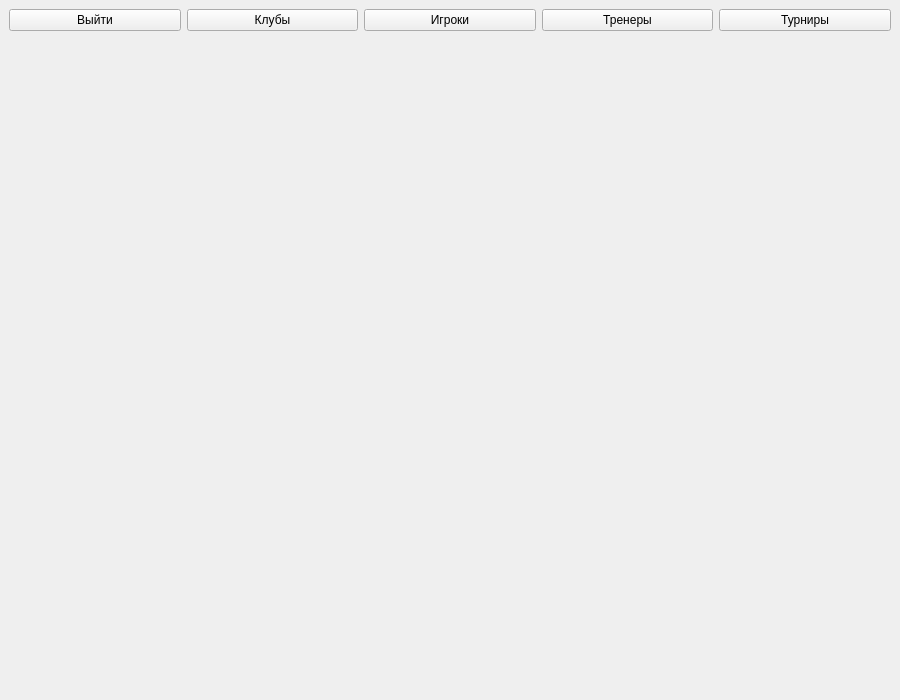
<?xml version="1.0" encoding="UTF-8"?>
<ui version="4.0">
 <class>MainWindow</class>
 <widget class="QMainWindow" name="MainWindow">
  <property name="geometry">
   <rect>
    <x>0</x>
    <y>0</y>
    <width>900</width>
    <height>700</height>
   </rect>
  </property>
  <property name="windowTitle">
   <string>АИС Футбольных клубов</string>
  </property>
  <widget class="QWidget" name="centralwidget">
   <layout class="QVBoxLayout" name="verticalLayout">
    <item>
     <layout class="QHBoxLayout" name="menuLayout">
      <item>
       <widget class="QPushButton" name="logoutButton">
        <property name="text">
         <string>Выйти</string>
        </property>
       </widget>
      </item>
      <item>
       <widget class="QPushButton" name="clubButton">
        <property name="text">
         <string>Клубы</string>
        </property>
       </widget>
      </item>
      <item>
       <widget class="QPushButton" name="playerButton">
        <property name="text">
         <string>Игроки</string>
        </property>
       </widget>
      </item>
      <item>
       <widget class="QPushButton" name="coachButton">
        <property name="text">
         <string>Тренеры</string>
        </property>
       </widget>
      </item>
      <item>
       <widget class="QPushButton" name="tournamentButton">
        <property name="text">
         <string>Турниры</string>
        </property>
       </widget>
      </item>
     </layout>
    </item>
    <item>
     <widget class="QStackedWidget" name="stackedWidget"/>
    </item>
   </layout>
  </widget>
 </widget>
 <resources/>
 <connections/>
</ui>
